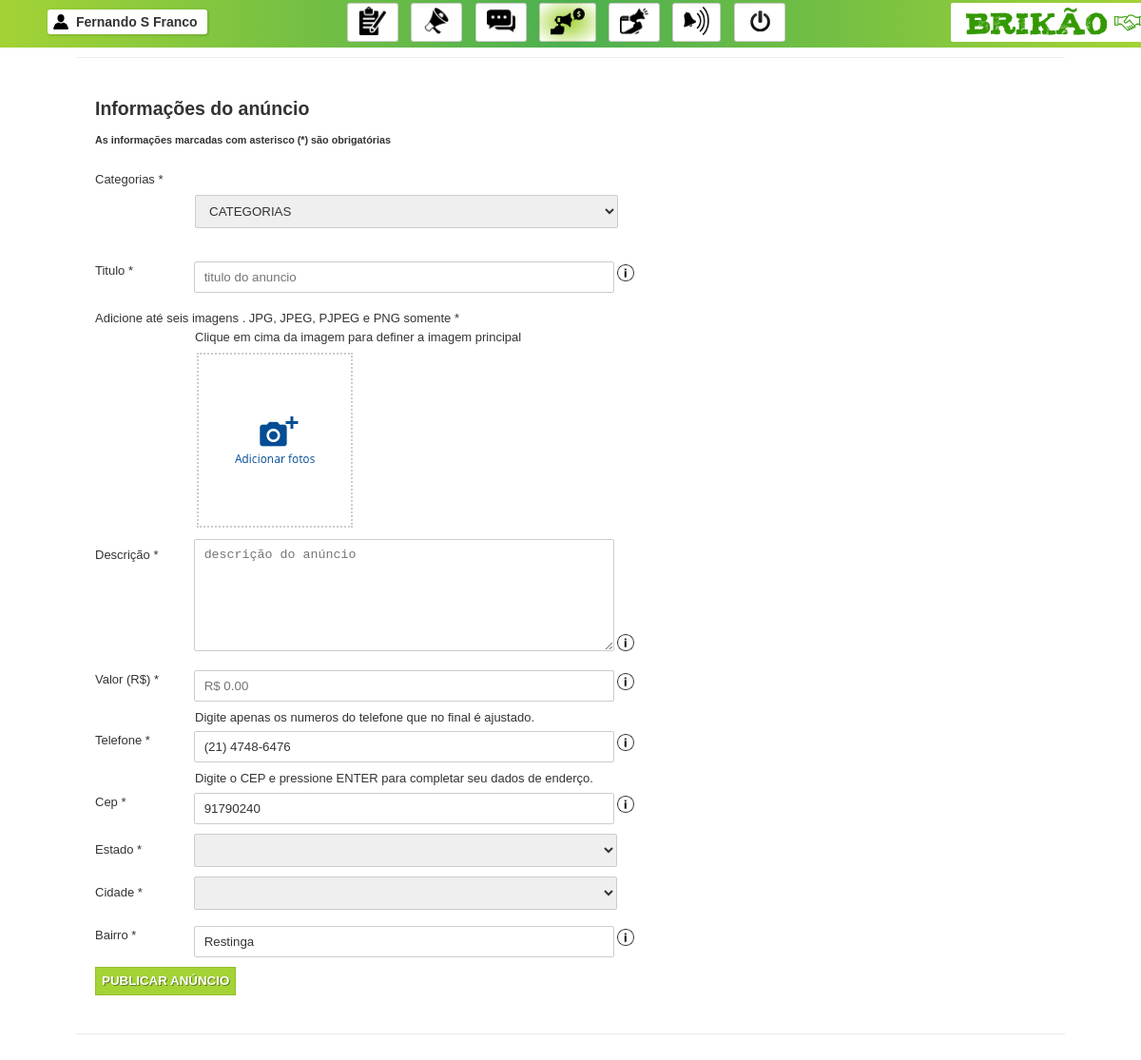
The page /view/anunciar.php (signed in) on the database its author committed.
### tables this page shows
CREATE TABLE IF NOT EXISTS `usuarios` (
  `id` int(11) NOT NULL AUTO_INCREMENT,
  `email` varchar(60) NOT NULL,
  `senha` varchar(60) NOT NULL,
  `nome` varchar(35) NOT NULL,
  `tipo` int(1) NOT NULL,
  `telefone` varchar(15) NOT NULL,
  `cep` varchar(8) NOT NULL,
  `estado` varchar(2) NOT NULL,
  `cidade` varchar(40) NOT NULL,
  `bairro` varchar(50) NOT NULL,
  `logradouro` varchar(80) NOT NULL,
  `data_acesso` datetime NOT NULL,
  `tipo_cadastro` int(11) NOT NULL,
  `identificador_cadastro` text NOT NULL,
  PRIMARY KEY (`id`)
);

### model/dataBase/bancoDeDados.php (called while the page is built, shortened)
<?php
class BancoDeDados
{
	private $conexao;
	public function __construct()
	{
		$this->conexao = new mysqli(self::SERVIDOR,self::USUARIO,self::SENHA,self::BANCO);
	}
	public function executaQuery($sql)
	{
		$query = $this->conexao->query($sql);
		return $query;
	}
	public function preparaStatement($sql)
	{
        $statement = $this->conexao->prepare($sql);
        return $statement;
    }
}
?>

### controller/anunciar.php (called while the page is built, shortened)
<?php
$idUsuario = $_SESSION['idUsuario'];
include '../model/dataBase/bancoDeDados.php';
include '../model/dao/anuncio.php';
$banco = new BancoDeDados;
include '../model/domain/usuario.php';
include '../model/dao/usuario.php';
include '../assets/arquivos_php/funcoesDeFiltros.php';
$usuariosDAO = new UsuarioDAO($banco);
$infoUsu = $usuariosDAO->selectUsuarioId($idUsuario);

### model/dao/usuario.php (called while the page is built, shortened)
<?php
class UsuarioDAO {
    private $banco;
    public function __construct($bd) {
        $this->banco = $bd;
    }
    public function selectUsuarioId($id) {
        $sql = 'SELECT * FROM usuarios WHERE id = ?';
        $stmt = $this->banco->preparaStatement($sql);
        $stmt->bind_param('i', $id);
        $stmt->execute();
        $result = $stmt->get_result();
        $array = $result->fetch_array();
        return new Usuario($array);
    }
}
?>

### model/domain/usuario.php (called while the page is built, shortened)
<?php
class Usuario{
    private $telefone;
    private $cep;
    private $estado;
    private $cidade;
    private $bairro;
    public function __construct($dados) {
        for ($i = 0; $i <= 13; $i++)
            $dados[$i] = isset($dados[$i]) ? $dados[$i] : null;
        $this->telefone = $dados[5];
        $this->cep = $dados[6];
        $this->estado = $dados[7];
        $this->cidade = $dados[8];
        $this->bairro = $dados[9];
    }
    public function getTelefone() {
        return $this->telefone;
    }
    public function getCep() {
        return $this->cep;
    }
    public function getEstado() {
        return $this->estado;
    }
    public function getCidade() {
        return $this->cidade;
    }
    public function getBairro() {
        return $this->bairro;
    }
}

### assets/arquivos_php/funcoesDeFiltros.php (the view, shortened to what this page needs)
<?php
function selectCategorias($categorias){
	$banco = new BancoDeDados;
	$select[0] = "<option value=''>CATEGORIAS</option>";
	$select[1] = null;
	$select[2] = null;
	$query = $banco->executaQuery("SELECT id,nome FROM categoria_primaria ORDER BY nome");
	while($linhas = $query->fetch_array()){
		$selected = null;
		$select[0].= "<option value='{$linhas['id']}' {$selected}>{$linhas['nome']}</option>";
	}
	$select[0] = "<select id='primaria' name='categorias[]' >{$select[0]}</select>";
	$select[1] = "<select id='segundaria' name='categorias[]' >{$select[1]}</select>";
	$select[2] = "<select id='terciaria' name='categorias[]' >{$select[2]}</select>";
	return $select;
}

### view/anunciar.php (shortened to what this page needs)
<?php
include '../controller/anunciar.php';
?>
<!doctype html>
<html lang='pt-br'>
    <head>
        <link type="text/css" rel='stylesheet' href='../assets/css/todasPaginas.css'>
        <link type="text/css" rel='stylesheet' href='../assets/css/anunciar.css'>
    </head>
    <body>
        <?php include '../assets/includes/header.php' ?>
        <div id='localAnunciar'>
            <h2>Informações do anúncio</h2>
            <h5>As informações marcadas com asterisco (*) são obrigatórias</h5>
            <form>
                <div id='div'>
                    <label>Categorias *</label>
					<a class='div'>
						<?=implode('<br>',selectCategorias(null));?>
					</a>
                </div>
                <div id='div'>
                    <label>Titulo *</label>
                    <input type='text' name='titulo' placeholder='titulo do anuncio' maxlength='100'>
                    <img src='../assets/img/icones/inf.png' id='info' alt='campo titulo ,no minimo 1 caracter e no maximo 100 caracteres' >
                </div>
                <div id='div'>
                    <label>Adicione até seis imagens . JPG, JPEG, PJPEG e PNG somente *</label>
					<a class='div'>Clique em cima da imagem para definer a imagem principal</a>
					<div id='localFileImgs' class='div'>
						<div id='localImg'>
							<div id='btAnexarImg'></div>
						</div>
					</div>
                </div>
                <div id='div'>
                    <label>Descrição *</label>
                    <textarea name='descricao' placeholder='descrição do anúncio' maxlength='500'  ></textarea>
                    <img src='../assets/img/icones/inf.png' id='info' alt='campo descrição ,no minimo 1 caracter e no maximo 500 caracteres' >
                </div>
                <div id='div'>
                    <label>Valor (R$) *</label>
                    <input type='text' name='valor' placeholder='R$ 0.00'>
                    <img src='../assets/img/icones/inf.png' id='info' alt='campo valor , somente numeros de 0-9 e pontos e virgular' >
                </div>
                <div id='div'>
                    <a class='div'>Digite apenas os numeros do telefone que no final é ajustado.</a>
                    <label>Telefone *</label>
                    <input type='text' name='telefone' value='<?= $infoUsu->getTelefone(); ?>' maxlength='15' placeholder='(xx) xxxxxxxx' >
                    <img src='../assets/img/icones/inf.png' id='info' alt='campo telefone , somente numeros de 0-9, 10 caracteres' >
                </div>
                <div id='div'>
                    <a class='div'>Digite o CEP e pressione ENTER para completar seu dados de enderço.</a>
                    <label>Cep *</label>
                    <input type='text' name='cep' value='<?= $infoUsu->getCep(); ?>' maxlength='8' placeholder='SOMENTE NUMEROS'>
                    <img src='../assets/img/icones/inf.png' id='info' alt='campo cep, somente numeros de 0-9, 8 caracteres' >
                </div>
                <div id='div'>
                    <label>Estado *</label>
                    <select name='estado' id='getEstados' alt='<?= $infoUsu->getEstado(); ?>' ></select>
                </div>
                <div id='div'>
                    <label>Cidade *</label>
                    <select name='cidade' id='getCidades' alt='<?= $infoUsu->getCidade(); ?>' ></select>
                </div>
				<div id='div'>
					<label>Bairro *</label>
					<input type='text' name='bairro' value='<?= $infoUsu->getBairro(); ?>' maxlength='50' placeholder='BAIRRO'>
					<img src='../assets/img/icones/inf.png' id='info' alt='campo bairro, somente letras de A-Z, de 0 á 50 caracteres' >
				</div>
                <div id='div'>
                    <button type='button' id='btPublicarAnuncio' >publicar anúncio</button>
                </div>
            </form>
        </div>
    </body>
</html>

### assets/css/todasPaginas.css (style rules this page uses)
body { margin:0px; padding:0px; width:100%; color:#333; font: normal normal normal 12px/120% Arial; }

### assets/css/anunciar.css (style rules this page uses)
#localAnunciar { width:1000px; margin:60px auto; padding:30px 20px; border-top:1px solid rgba(0,0,0,0.07); border-bottom:1px solid rgba(0,0,0,0.08); position:relative; font-size:13px; }
form select { border: 1px solid #CCC; border-radius:2px; color: #333; padding:8px 30px 8px 10px; width: 445px; outline:none; cursor:pointer; }
form select[name='categorias[]'] { margin:3px 0px; }
form label { display:inline-block; vertical-align:top; margin-top:10px; min-width:100px; }
form #div { margin:10px 0px; }
form .div { display:block; margin:6px 0px 0px 105px; }
form input[name]:not([type=checkbox]) { border: 1px solid #CCC; border-radius:2px; color: #333; padding:8px 30px 8px 10px; width:400px; outline:none; }
#localFileImgs { max-width:550px; display:table; }
#localFileImgs #localImg { display:inline-block; cursor:pointer; }
#btAnexarImg { display:inline-block; vertical-align:top; width:160px; height:180px; margin:2px; padding:0px; border:2px dotted #ccc; background:url(../img/icones/anexarimagens.png) no-repeat 50% 50%; cursor:pointer; }
form textarea { border: 1px solid #CCC; border-radius:2px; color: #333; padding:8px 30px 8px 10px; width:400px; resize: vertical; min-height:100px; max-height:200px; outline:none; }
#info { width:18px; cursor:pointer; z-index:2; margin-top:10px; }
form #btPublicarAnuncio { height:30px; border:1px solid rgba(0,0,0,0.1); text-transform:uppercase; font-weight:bold; color:white; text-shadow: 1px 1px rgba(0,0,0,0.4); cursor:pointer; background:#a3d335; }

### rows shown on the page
usuarios: telefone "(21) 4748-6476", cep "91790240", bairro "Restinga"

### other values the page prints
$_SESSION['nomeUsuario'] "Fernando S Franco"
